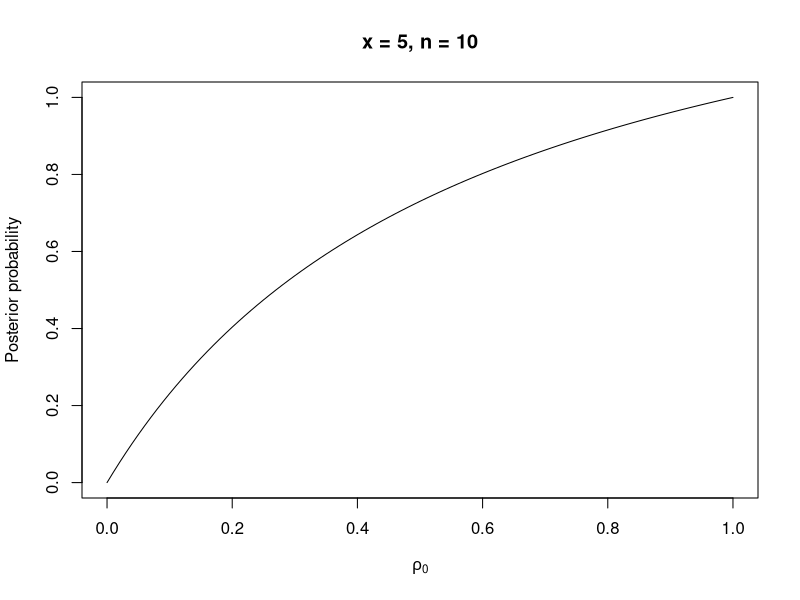
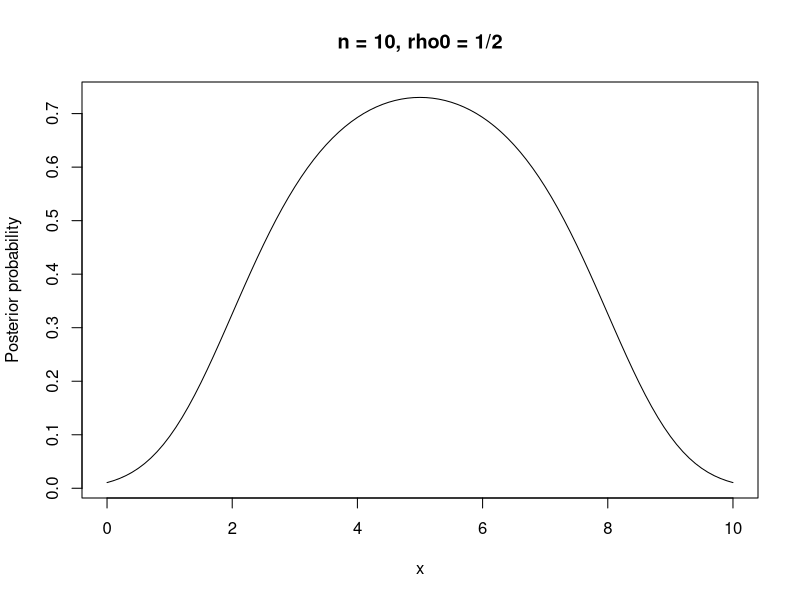

Generate these figures, in order, with R:
log1pexp <- function(x)
{
  ## taken from https://github.com/mfasiolo/qgam/blob/3bff42449b865a12c264c5b61438def5d74fdc70/R/log1pexp.R
  indx <- .bincode(x, 
                   c(-Inf, -37, 18, 33.3, Inf), 
                   right = TRUE, 
                   include.lowest = TRUE)
  
  kk <- which(indx==1)
  if( length(kk) ){  x[kk] <- exp(x[kk])  }
  
  kk <- which(indx==2)
  if( length(kk) ){  x[kk] <- log1p( exp(x[kk]) ) }
  
  kk <- which(indx==3)
  if( length(kk) ){  x[kk] <- x[kk] + exp(-x[kk]) }
  
  return(x)
}
####

logPr <- function(x, n, rho0){
  -log1pexp(
    log1p(-rho0)-log(rho0) +
      n * log(2) + 
      lbeta(x + 1, n -x +1)
  )
}

f_rho <- function(rho){
  exp(logPr(x = 5, n = 10, rho0 = rho))
}
f_rho <- Vectorize(f_rho)

curve(f_rho, xlab = expression(rho[0]), ylab = "Posterior probability",
      main = "x = 5, n = 10")

f_x <- function(x){
  exp(logPr(x = x, n = 10, rho0 = 1/2))
}
f_x <- Vectorize(f_x)

curve(f_x, 0, 10,
      xlab = expression(x), ylab = "Posterior probability",
      main = "n = 10, rho0 = 1/2")
